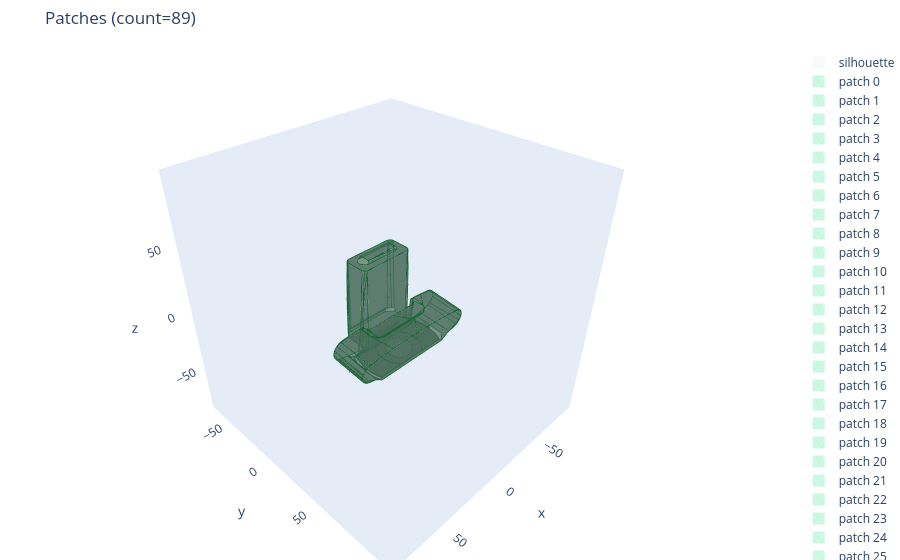

Notebook code for this chart:
### Code cell
fig = gfv.visualize_merged_patches_plotly(result, show=True)
# fig.write_html(f"./Grasping_Result/{name}_patch_normal.html", include_plotlyjs="cdn", full_html=True)
